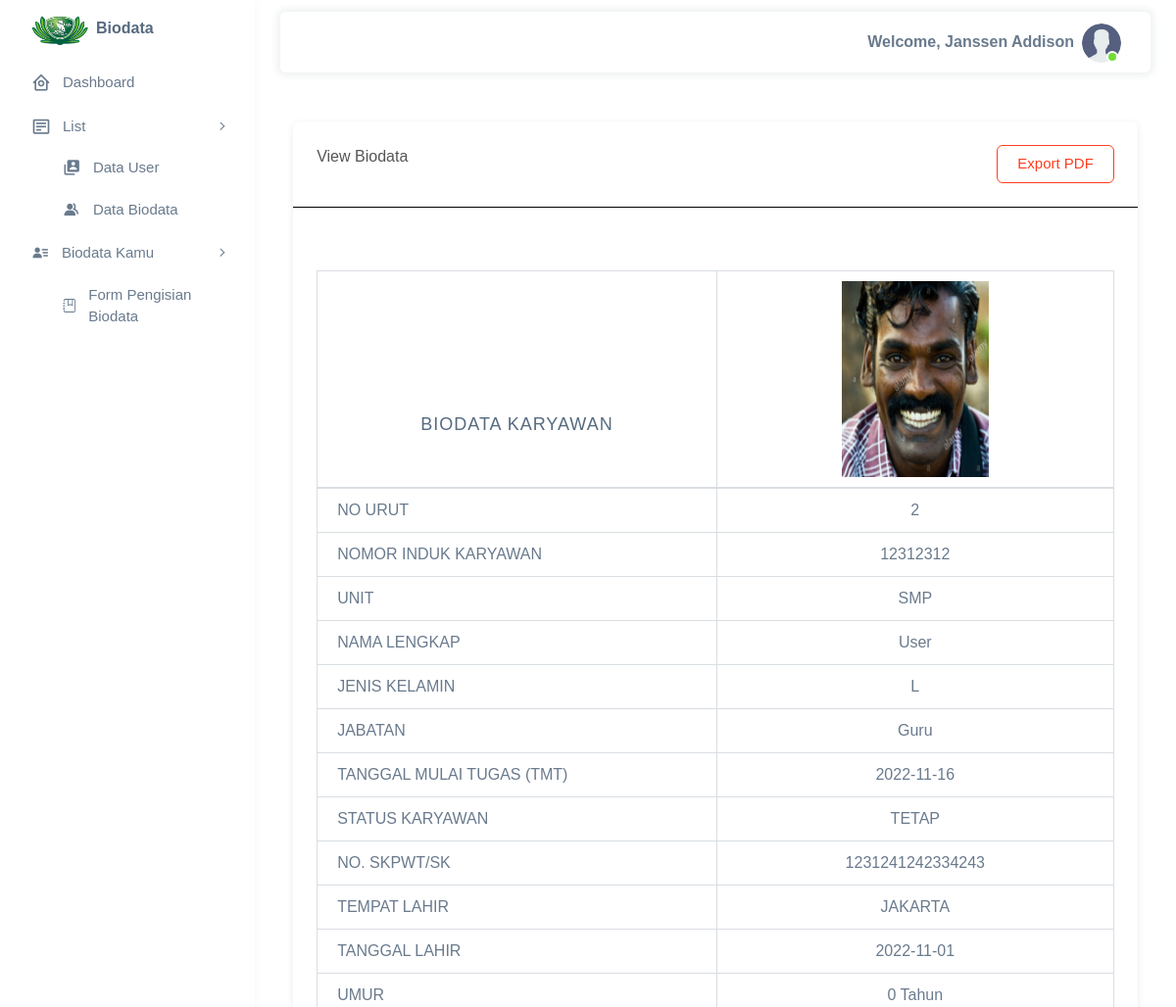
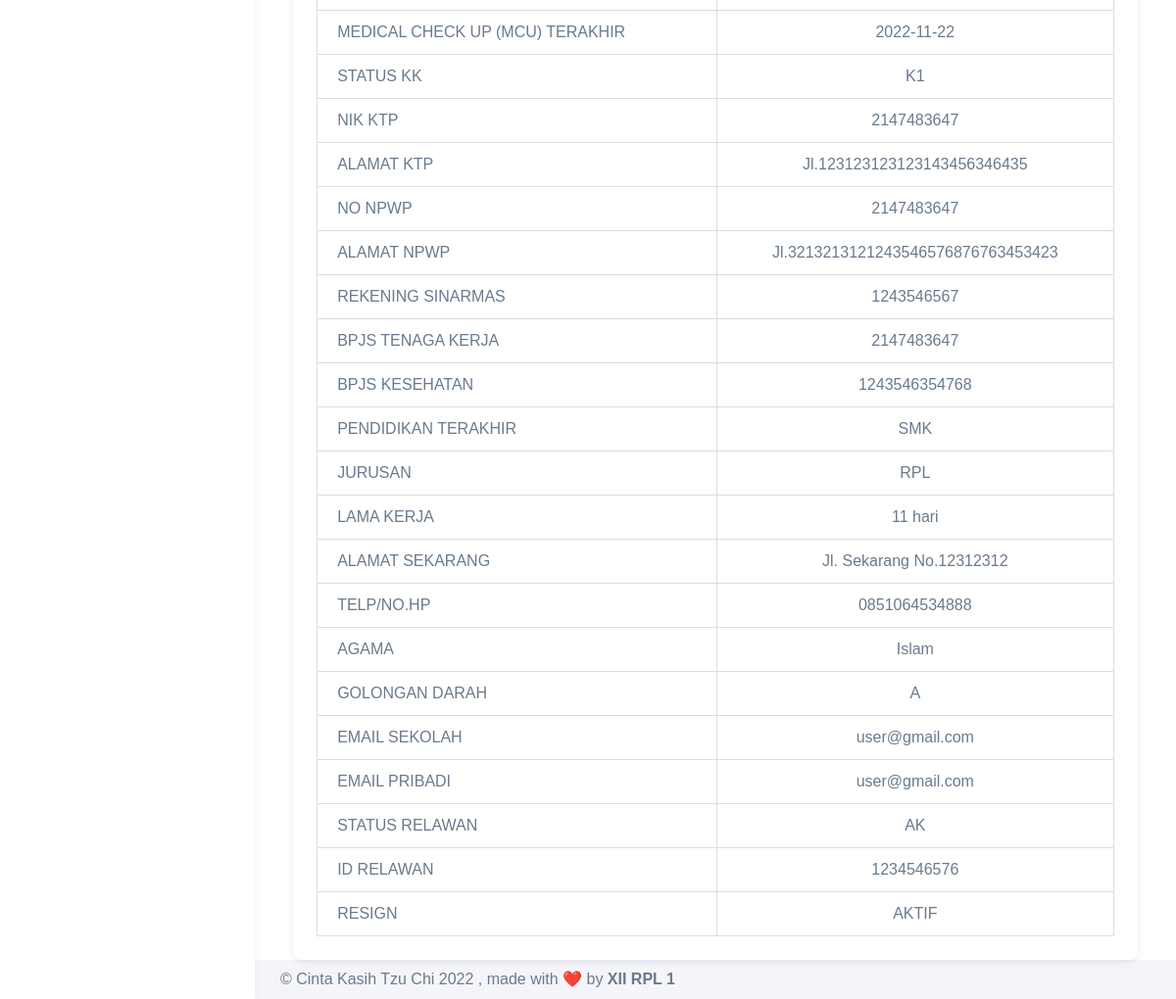
Screenshot of /frontend/biodata/view.php?id=2 (signed in) with the database file from the repository (2 pictures, top to bottom).
### tables this page shows
CREATE TABLE `biodata` (
  `id` int(11) NOT NULL,
  `nomor_induk_karyawan` varchar(8) NOT NULL,
  `unit` varchar(3) NOT NULL,
  `nama_lengkap` varchar(50) NOT NULL,
  `jenis_kelamin` enum('L','P') NOT NULL,
  `jabatan` varchar(20) NOT NULL,
  `tanggal_mulai_tugas` date NOT NULL,
  `status_karyawan` varchar(10) NOT NULL,
  `skpwt/sk` varchar(25) NOT NULL,
  `tempat_lahir` varchar(20) NOT NULL,
  `tanggal_lahir` date NOT NULL,
  `medical_check_up` date NOT NULL,
  `status_kk` varchar(3) NOT NULL,
  `nik_ktp` varchar(16) NOT NULL,
  `alamat_ktp` text NOT NULL,
  `no_npwp` varchar(16) NOT NULL,
  `alamat_npwp` text NOT NULL,
  `rekening_sinarmas` varchar(10) NOT NULL,
  `bpjs_tenaga_kerja` varchar(11) NOT NULL,
  `bpjs_kesehatan` varchar(13) NOT NULL,
  `pendidikan_terakhir` varchar(5) NOT NULL,
  `jurusan` varchar(25) NOT NULL,
  `alamat_sekarang` varchar(25) NOT NULL,
  `nohp` varchar(13) NOT NULL,
  `agama` varchar(13) NOT NULL,
  `golongan_darah` varchar(3) NOT NULL,
  `email_sekolah` varchar(50) NOT NULL,
  `email_pribadi` varchar(50) NOT NULL,
  `status_relawan` varchar(10) NOT NULL,
  `id_relawan` varchar(10) NOT NULL,
  `resign` enum('AKTIF','MATI','RESIGN') NOT NULL,
  `gambar` varchar(50) NOT NULL
);

### frontend/biodata/view.php (the view, shortened to what this page needs)
<?php
include "../header.php";
if(isset($_GET['id'])){
    $id = $_GET['id'];
$query = mysqli_query($db, "SELECT * FROM biodata WHERE id=$id");
while($row = mysqli_fetch_array($query)){
?>
<div class="content-wrapper">
    <div class="row justify-content-center">
        <div class="col-md-11">
            <div class="card" style="margin-top:50px;">
                <div class="card-header" style="border-bottom:black solid 1px;">View Biodata
                <a href="export/index.php?id=<?= $id ?>" class="btn btn-outline-danger" style="float:right;">Export PDF</a>
                </div>
                <div class="card-body" style="margin-top:1em;">
                    <div class="table-responsive" style="margin-top:3em;">
                        <table class="table table-bordered">
                            <thead>
                                <tr>
                                    <th><h1 style="text-align:center; padding-bottom:1.5em;">BIODATA KARYAWAN</h1></th>
                                    <th><center><img src="../../assets/images/img/<?= $row['gambar'] ?>" alt="Gambar Profil" width=150em height=200em></center></th>
                                </tr>
                            </thead>
                            <tbody>
                                <tr>
                                    <td>NO URUT</td><td style="text-align:center;"><?= $row['id'] ?></td></tr>
                                    <td>NOMOR INDUK KARYAWAN</td><td style="text-align:center;"><?= $row['nomor_induk_karyawan'] ?></td></tr>
                                    <td>UNIT</td><td style="text-align:center;"><?= $row['unit'] ?></td></tr>
                                    <td>NAMA LENGKAP</td><td style="text-align:center;"><?= $row['nama_lengkap'] ?></td></tr>
                                    <td>JENIS KELAMIN</td><td style="text-align:center;"><?= $row['jenis_kelamin'] ?></td></tr>
                                    <td>JABATAN</td><td style="text-align:center;"><?= $row['jabatan'] ?></td></tr>
                                    <td>TANGGAL MULAI TUGAS (TMT)</td><td style="text-align:center;"><?= $row['tanggal_mulai_tugas'] ?></td></tr>
                                    <td>STATUS KARYAWAN</td><td style="text-align:center;"><?= $row['status_karyawan'] ?></td></tr>
                                    <td>NO. SKPWT/SK</td><td style="text-align:center;"><?= $row['skpwt/sk'] ?></td></tr>
                                    <td>TEMPAT LAHIR</td><td style="text-align:center;"><?= $row['tempat_lahir'] ?></td></tr>
                                    <td>TANGGAL LAHIR</td><td style="text-align:center;"><?= $row['tanggal_lahir'] ?></td></tr>
                                    <td>UMUR</td><td style="text-align:center;">
                                        <?php
                                        $date1 = strtotime($row['tanggal_lahir']);
                                        $date2 = strtotime(date("Y-m-d"));
                                        $year = $date2-$date1;
                                        echo round($year/31557600,0,PHP_ROUND_HALF_DOWN);
                                          ?>
                                          Tahun
                                </td></tr>
                                    <td>MEDICAL CHECK UP (MCU) TERAKHIR</td><td style="text-align:center;"><?= $row['medical_check_up'] ?></td></tr>
                                    <td>STATUS KK</td><td style="text-align:center;"><?= $row['status_kk'] ?></td></tr>
                                    <td>NIK KTP</td><td style="text-align:center;"><?= $row['nik_ktp'] ?></td></tr>
                                    <td>ALAMAT KTP</td><td style="text-align:center;"><?= $row['alamat_ktp'] ?></td></tr>
                                    <td>NO NPWP</td><td style="text-align:center;"><?= $row['no_npwp'] ?></td></tr>
                                    <td>ALAMAT NPWP</td><td style="text-align:center;"><?= $row['alamat_npwp'] ?></td></tr>
                                    <td>REKENING SINARMAS</td><td style="text-align:center;"><?= $row['rekening_sinarmas'] ?></td></tr>
                                    <td>BPJS TENAGA KERJA</td><td style="text-align:center;"><?= $row['bpjs_tenaga_kerja'] ?></td></tr>
                                    <td>BPJS KESEHATAN</td><td style="text-align:center;"><?= $row['bpjs_kesehatan'] ?></td></tr>
                                    <td>PENDIDIKAN TERAKHIR</td><td style="text-align:center;"><?= $row['pendidikan_terakhir'] ?></td></tr>
                                    <td>JURUSAN</td><td style="text-align:center;"><?= $row['jurusan'] ?></td></tr>
                                    <td>LAMA KERJA</td><td style="text-align:center;">
                                    <?php
                                        $date1 = strtotime($row['tanggal_mulai_tugas']);
                                        $date2 = strtotime(date("Y-m-d"));
                                        $sec = $date2-$date1;
                                        echo round($sec/86400,0,PHP_ROUND_HALF_DOWN);
                                          ?>
                                          hari
                                </td></tr>
                                    <td>ALAMAT SEKARANG</td><td style="text-align:center;"><?= $row['alamat_sekarang'] ?></td></tr>
                                    <td>TELP/NO.HP</td><td style="text-align:center;"><?= $row['nohp'] ?></td></tr>
                                    <td>AGAMA</td><td style="text-align:center;"><?= $row['agama'] ?></td></tr>
                                    <td>GOLONGAN DARAH</td><td style="text-align:center;"><?= $row['golongan_darah'] ?></td></tr>
                                    <td>EMAIL SEKOLAH</td><td style="text-align:center;"><?= $row['email_sekolah'] ?></td></tr>
                                    <td>EMAIL PRIBADI</td><td style="text-align:center;"><?= $row['email_pribadi'] ?></td></tr>
                                    <td>STATUS RELAWAN</td><td style="text-align:center;"><?= $row['status_relawan'] ?></td></tr>
                                    <td>ID RELAWAN</td><td style="text-align:center;"><?= $row['id_relawan'] ?></td></tr>
                                    <td>RESIGN</td><td style="text-align:center;"><?= $row['resign'] ?></td></tr>
                            </tbody>
                        </table>
                    </div>
                </div>
            </div>
        </div>
    </div>
    <?php
}
}
  include '../footer.php';
  ?>

### rows the page displays
biodata: gambar (picture), id "2", nomor_induk_karyawan "12312312", unit "SMP", nama_lengkap "User", jenis_kelamin "L", jabatan "Guru", tanggal_mulai_tugas "2022-11-16", status_karyawan "TETAP", value "1231241242334243", tempat_lahir "JAKARTA", tanggal_lahir "2022-11-01", medical_check_up "2022-11-22", status_kk "K1", nik_ktp "2147483647", alamat_ktp "Jl.123123123123143456346435", no_npwp "2147483647", alamat_npwp "Jl.3213213121243546576876763453423", rekening_sinarmas "1243546567", bpjs_tenaga_kerja "2147483647", bpjs_kesehatan "1243546354768", pendidikan_terakhir "SMK", jurusan "RPL", alamat_sekarang "Jl. Sekarang No.12312312", nohp "0851064534888", agama "Islam", golongan_darah "A", email_sekolah "user@gmail.com", email_pribadi "user@gmail.com", status_relawan "AK", id_relawan "1234546576", resign "AKTIF"

### other values shown
$_SESSION['nama'] "Janssen Addison"
